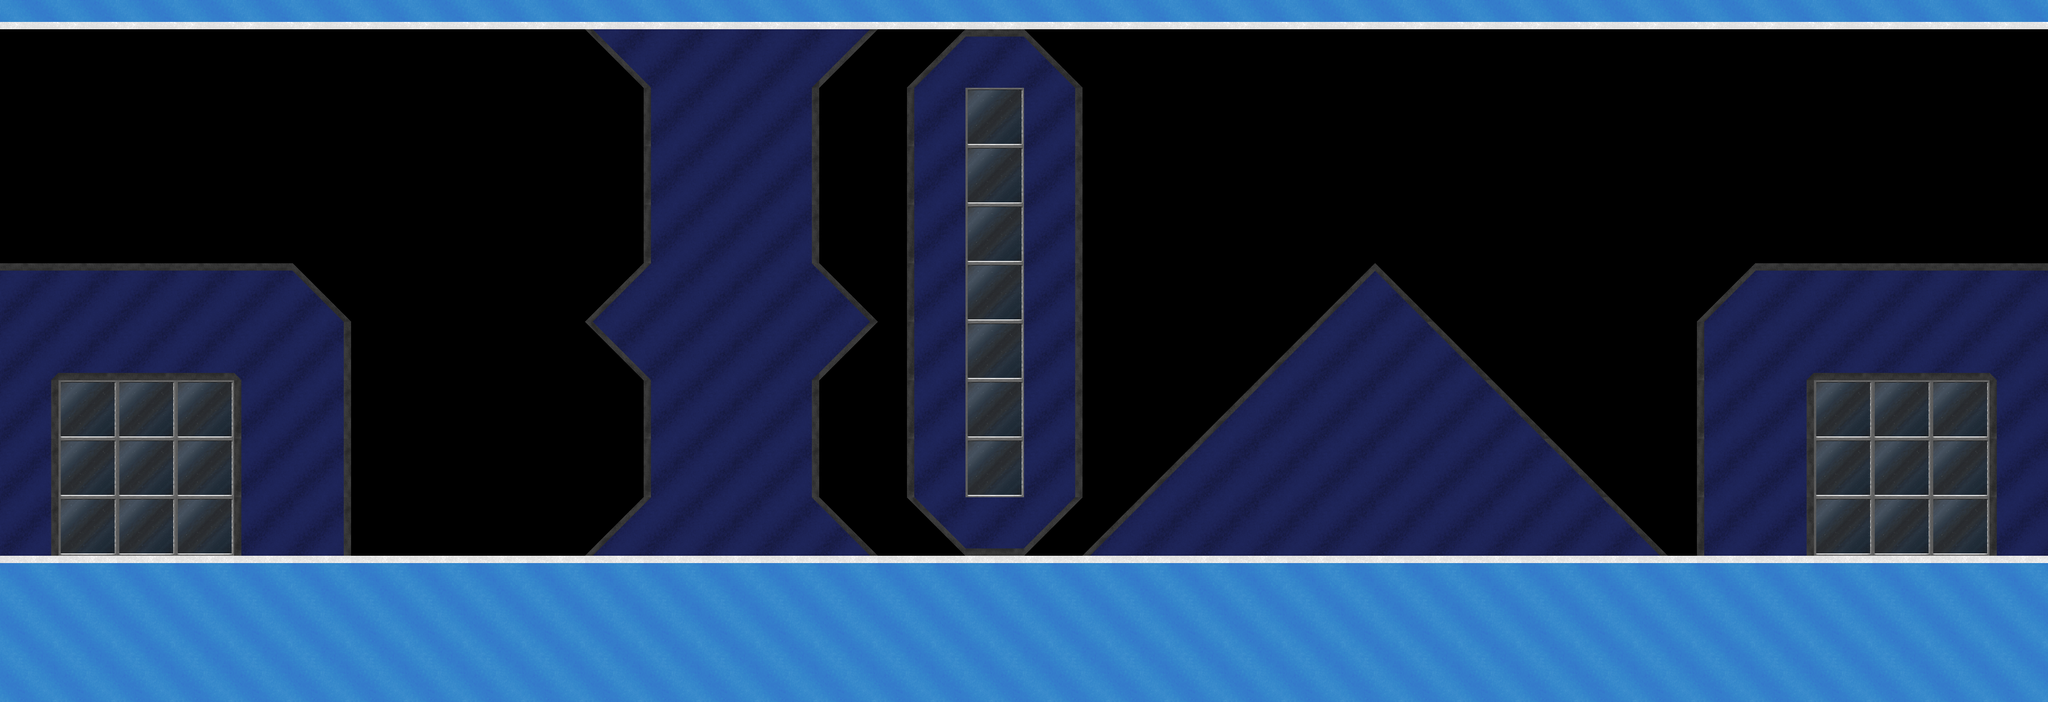

A 2D game scene composited from a Tiled map and its tileset images. What follows is a short description and the map's XML, with every tile layer's data as written:
An orthogonal 70x24 tile map with 64x64 px tiles, 1 tile layer (Tile Layer 1).

<map version="1.0" orientation="orthogonal" width="70" height="24" tilewidth="64" tileheight="64">
 <tileset firstgid="1" name="tiles" tilewidth="64" tileheight="64">
  <image source="../textures/tiles.png" width="1280" height="1280" />
 </tileset>
 <layer name="Tile Layer 1" width="70" height="24">
  <data encoding="csv">
21,22,21,22,21,22,21,22,21,22,21,22,21,22,21,22,21,22,21,22,21,22,21,22,21,22,21,22,21,22,21,22,21,22,21,22,21,22,21,22,21,22,21,22,21,22,21,22,21,22,21,22,21,22,21,22,21,22,21,22,21,22,21,22,21,22,21,22,21,22,
0,0,0,0,0,0,0,0,0,0,0,0,0,0,0,0,0,0,0,0,369,370,371,372,373,374,327,328,367,368,0,325,326,323,324,331,332,0,0,0,0,0,0,0,0,0,0,0,0,0,0,0,0,0,0,0,0,0,0,0,0,0,0,0,0,0,0,0,0,0,
0,0,0,0,0,0,0,0,0,0,0,0,0,0,0,0,0,0,0,0,389,390,391,392,393,394,347,348,387,388,0,345,346,343,344,351,352,0,0,0,0,0,0,0,0,0,0,0,0,0,0,0,0,0,0,0,0,0,0,0,0,0,0,0,0,0,0,0,0,0,
0,0,0,0,0,0,0,0,0,0,0,0,0,0,0,0,0,0,0,0,0,0,363,364,373,374,361,362,0,0,0,363,364,121,122,361,362,0,0,0,0,0,0,0,0,0,0,0,0,0,0,0,0,0,0,0,0,0,0,0,0,0,0,0,0,0,0,0,0,0,
0,0,0,0,0,0,0,0,0,0,0,0,0,0,0,0,0,0,0,0,0,0,383,384,393,394,381,382,0,0,0,383,384,141,142,381,382,0,0,0,0,0,0,0,0,0,0,0,0,0,0,0,0,0,0,0,0,0,0,0,0,0,0,0,0,0,0,0,0,0,
0,0,0,0,0,0,0,0,0,0,0,0,0,0,0,0,0,0,0,0,0,0,363,364,373,374,361,362,0,0,0,363,364,121,122,361,362,0,0,0,0,0,0,0,0,0,0,0,0,0,0,0,0,0,0,0,0,0,0,0,0,0,0,0,0,0,0,0,0,0,
0,0,0,0,0,0,0,0,0,0,0,0,0,0,0,0,0,0,0,0,0,0,383,384,393,394,381,382,0,0,0,383,384,141,142,381,382,0,0,0,0,0,0,0,0,0,0,0,0,0,0,0,0,0,0,0,0,0,0,0,0,0,0,0,0,0,0,0,0,0,
0,0,0,0,0,0,0,0,0,0,0,0,0,0,0,0,0,0,0,0,0,0,363,364,373,374,361,362,0,0,0,363,364,121,122,361,362,0,0,0,0,0,0,0,0,0,0,0,0,0,0,0,0,0,0,0,0,0,0,0,0,0,0,0,0,0,0,0,0,0,
0,0,0,0,0,0,0,0,0,0,0,0,0,0,0,0,0,0,0,0,0,0,383,384,393,394,381,382,0,0,0,383,384,141,142,381,382,0,0,0,0,0,0,0,0,0,0,0,0,0,0,0,0,0,0,0,0,0,0,0,0,0,0,0,0,0,0,0,0,0,
323,324,323,324,323,324,323,324,323,324,331,332,0,0,0,0,0,0,0,0,325,326,365,366,373,374,329,330,331,332,0,363,364,121,122,361,362,0,0,0,0,0,0,0,0,325,326,331,332,0,0,0,0,0,0,0,0,0,325,326,323,324,323,324,323,324,323,324,323,324,
343,344,343,344,343,344,343,344,343,344,351,352,0,0,0,0,0,0,0,0,345,346,385,386,393,394,349,350,351,352,0,383,384,141,142,381,382,0,0,0,0,0,0,0,0,345,346,351,352,0,0,0,0,0,0,0,0,0,345,346,343,344,343,344,343,344,343,344,343,344,
327,328,321,322,321,322,321,322,371,372,361,362,0,0,0,0,0,0,0,0,369,370,371,372,373,374,327,328,367,368,0,363,364,121,122,361,362,0,0,0,0,0,0,325,326,365,366,329,330,331,332,0,0,0,0,0,0,0,363,364,327,328,321,322,321,322,321,322,371,372,
347,348,341,342,341,342,341,342,391,392,381,382,0,0,0,0,0,0,0,0,389,390,391,392,393,394,347,348,387,388,0,383,384,141,142,381,382,0,0,0,0,0,0,345,346,385,386,349,350,351,352,0,0,0,0,0,0,0,383,384,347,348,341,342,341,342,341,342,391,392,
361,362,121,122,121,122,121,122,363,364,361,362,0,0,0,0,0,0,0,0,0,0,363,364,373,374,361,362,0,0,0,363,364,121,122,361,362,0,0,0,0,325,326,365,366,373,374,373,374,329,330,331,332,0,0,0,0,0,363,364,361,362,121,122,121,122,121,122,363,364,
381,382,141,142,141,142,141,142,383,384,381,382,0,0,0,0,0,0,0,0,0,0,383,384,393,394,381,382,0,0,0,383,384,141,142,381,382,0,0,0,0,345,346,385,386,393,394,393,394,349,350,351,352,0,0,0,0,0,383,384,381,382,141,142,141,142,141,142,383,384,
361,362,121,122,121,122,121,122,363,364,361,362,0,0,0,0,0,0,0,0,0,0,363,364,373,374,361,362,0,0,0,363,364,121,122,361,362,0,0,325,326,365,366,373,374,373,374,373,374,373,374,329,330,331,332,0,0,0,363,364,361,362,121,122,121,122,121,122,363,364,
381,382,141,142,141,142,141,142,383,384,381,382,0,0,0,0,0,0,0,0,0,0,383,384,393,394,381,382,0,0,0,383,384,141,142,381,382,0,0,345,346,385,386,393,394,393,394,393,394,393,394,349,350,351,352,0,0,0,383,384,381,382,141,142,141,142,141,142,383,384,
361,362,121,122,121,122,121,122,363,364,361,362,0,0,0,0,0,0,0,0,325,326,365,366,373,374,329,330,331,332,0,369,370,321,322,367,368,325,326,365,366,373,374,373,374,373,374,373,374,373,374,373,374,329,330,331,332,0,363,364,361,362,121,122,121,122,121,122,363,364,
381,382,141,142,141,142,141,142,383,384,381,382,0,0,0,0,0,0,0,0,345,346,385,386,393,394,349,350,351,352,0,389,390,341,342,387,388,345,346,385,386,393,394,393,394,393,394,393,394,393,394,393,394,349,350,351,352,0,383,384,381,382,141,142,141,142,141,142,383,384,
3,4,3,4,3,4,3,4,3,4,3,4,3,4,3,4,3,4,3,4,3,4,3,4,3,4,3,4,3,4,3,4,3,4,3,4,3,4,3,4,3,4,3,4,3,4,3,4,3,4,3,4,3,4,3,4,3,4,3,4,3,4,3,4,3,4,3,4,3,4,
54,53,54,53,54,53,54,53,54,53,54,53,54,53,54,53,54,53,54,53,54,53,54,53,54,53,54,53,54,53,54,53,54,53,54,53,54,53,54,53,54,53,54,53,54,53,54,53,54,53,54,53,54,53,54,53,54,53,54,53,54,53,54,53,54,53,54,53,54,53,
74,73,74,73,74,73,74,73,74,73,74,73,74,73,74,73,74,73,74,73,74,73,74,73,74,73,74,73,74,73,74,73,74,73,74,73,74,73,74,73,74,73,74,73,74,73,74,73,74,73,74,73,74,73,74,73,74,73,74,73,74,73,74,73,74,73,74,73,74,73,
54,53,54,53,54,53,54,53,54,53,54,53,54,53,54,53,54,53,54,53,54,53,54,53,54,53,54,53,54,53,54,53,54,53,54,53,54,53,54,53,54,53,54,53,54,53,54,53,54,53,54,53,54,53,54,53,54,53,54,53,54,53,54,53,54,53,54,53,54,53,
74,73,74,73,74,73,74,73,74,73,74,73,74,73,74,73,74,73,74,73,74,73,74,73,74,73,74,73,74,73,74,73,74,73,74,73,74,73,74,73,74,73,74,73,74,73,74,73,74,73,74,73,74,73,74,73,74,73,74,73,74,73,74,73,74,73,74,73,74,73
</data>
 </layer>
</map>